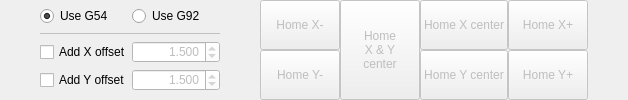
            <widget class="QWidget" name="gbDefineOriginXY" native="true">
             <property name="sizePolicy">
              <sizepolicy hsizetype="Preferred" vsizetype="Fixed">
               <horstretch>0</horstretch>
               <verstretch>0</verstretch>
              </sizepolicy>
             </property>
             <layout class="QGridLayout" name="gridLayout_9">
              <property name="leftMargin">
               <number>0</number>
              </property>
              <property name="topMargin">
               <number>0</number>
              </property>
              <property name="rightMargin">
               <number>0</number>
              </property>
              <property name="bottomMargin">
               <number>0</number>
              </property>
              <property name="spacing">
               <number>0</number>
              </property>
              <item row="0" column="0">
               <spacer name="horizontalSpacer_29">
                <property name="orientation">
                 <enum>Qt::Horizontal</enum>
                </property>
                <property name="sizeHint" stdset="0">
                 <size>
                  <width>40</width>
                  <height>20</height>
                 </size>
                </property>
               </spacer>
              </item>
              <item row="0" column="1">
               <widget class="QWidget" name="qwOffsetXY" native="true">
                <layout class="QGridLayout" name="gridLayout_13">
                 <property name="leftMargin">
                  <number>0</number>
                 </property>
                 <property name="topMargin">
                  <number>0</number>
                 </property>
                 <property name="rightMargin">
                  <number>0</number>
                 </property>
                 <property name="bottomMargin">
                  <number>0</number>
                 </property>
                 <property name="spacing">
                  <number>0</number>
                 </property>
                 <item row="0" column="0">
                  <widget class="QRadioButton" name="rbtDefineOriginXY_G54">
                   <property name="text">
                    <string>Use G54</string>
                   </property>
                   <property name="checked">
                    <bool>true</bool>
                   </property>
                  </widget>
                 </item>
                 <item row="0" column="1">
                  <widget class="QRadioButton" name="rbtDefineOriginXY_G92">
                   <property name="styleSheet">
                    <string notr="true"/>
                   </property>
                   <property name="text">
                    <string>Use G92</string>
                   </property>
                  </widget>
                 </item>
                 <item row="1" column="0" colspan="2">
                  <widget class="Line" name="line_2">
                   <property name="styleSheet">
                    <string notr="true">color: #c0c0c0</string>
                   </property>
                   <property name="frameShadow">
                    <enum>QFrame::Plain</enum>
                   </property>
                   <property name="orientation">
                    <enum>Qt::Horizontal</enum>
                   </property>
                  </widget>
                 </item>
                 <item row="2" column="0">
                  <widget class="QCheckBox" name="chkAddOffsetX">
                   <property name="toolTip">
                    <string>Add or subtract X offset to the probed point for the X origin definition.</string>
                   </property>
                   <property name="text">
                    <string>Add X offset</string>
                   </property>
                  </widget>
                 </item>
                 <item row="2" column="1">
                  <widget class="QDoubleSpinBox" name="dsbOriginOffsetX">
                   <property name="enabled">
                    <bool>false</bool>
                   </property>
                   <property name="maximumSize">
                    <size>
                     <width>16777215</width>
                     <height>23</height>
                    </size>
                   </property>
                   <property name="toolTip">
                    <string>Add or subtract X offset to the probed point for the X origin definition.</string>
                   </property>
                   <property name="styleSheet">
                    <string notr="true">background: palette(Base)</string>
                   </property>
                   <property name="alignment">
                    <set>Qt::AlignRight|Qt::AlignTrailing|Qt::AlignVCenter</set>
                   </property>
                   <property name="decimals">
                    <number>3</number>
                   </property>
                   <property name="minimum">
                    <double>-10000.000000000000000</double>
                   </property>
                   <property name="maximum">
                    <double>10000.000000000000000</double>
                   </property>
                   <property name="singleStep">
                    <double>0.100000000000000</double>
                   </property>
                   <property name="value">
                    <double>1.500000000000000</double>
                   </property>
                  </widget>
                 </item>
                 <item row="3" column="0">
                  <widget class="QCheckBox" name="chkAddOffsetY">
                   <property name="toolTip">
                    <string>Add or subtract Y offset to the probed point for the Y origin definition.</string>
                   </property>
                   <property name="text">
                    <string>Add Y offset</string>
                   </property>
                  </widget>
                 </item>
                 <item row="3" column="1">
                  <widget class="QDoubleSpinBox" name="dsbOriginOffsetY">
                   <property name="enabled">
                    <bool>false</bool>
                   </property>
                   <property name="maximumSize">
                    <size>
                     <width>16777215</width>
                     <height>23</height>
                    </size>
                   </property>
                   <property name="toolTip">
                    <string>Add or subtract Y offset to the probed point for the Y origin definition.</string>
                   </property>
                   <property name="styleSheet">
                    <string notr="true">background: palette(Base)</string>
                   </property>
                   <property name="alignment">
                    <set>Qt::AlignRight|Qt::AlignTrailing|Qt::AlignVCenter</set>
                   </property>
                   <property name="decimals">
                    <number>3</number>
                   </property>
                   <property name="minimum">
                    <double>-10000.000000000000000</double>
                   </property>
                   <property name="maximum">
                    <double>10000.000000000000000</double>
                   </property>
                   <property name="singleStep">
                    <double>0.100000000000000</double>
                   </property>
                   <property name="value">
                    <double>1.500000000000000</double>
                   </property>
                  </widget>
                 </item>
                </layout>
               </widget>
              </item>
              <item row="0" column="2">
               <spacer name="horizontalSpacer_30">
                <property name="orientation">
                 <enum>Qt::Horizontal</enum>
                </property>
                <property name="sizeHint" stdset="0">
                 <size>
                  <width>40</width>
                  <height>20</height>
                 </size>
                </property>
               </spacer>
              </item>
              <item row="0" column="3">
               <widget class="QWidget" name="qwCenterButtonsXY" native="true">
                <layout class="QGridLayout" name="gridLayout_15">
                 <property name="leftMargin">
                  <number>0</number>
                 </property>
                 <property name="topMargin">
                  <number>0</number>
                 </property>
                 <property name="rightMargin">
                  <number>0</number>
                 </property>
                 <property name="bottomMargin">
                  <number>0</number>
                 </property>
                 <property name="spacing">
                  <number>0</number>
                 </property>
                 <item row="0" column="0">
                  <widget class="QPushButton" name="btnHomeMoinsX">
                   <property name="enabled">
                    <bool>false</bool>
                   </property>
                   <property name="sizePolicy">
                    <sizepolicy hsizetype="Minimum" vsizetype="Preferred">
                     <horstretch>0</horstretch>
                     <verstretch>0</verstretch>
                    </sizepolicy>
                   </property>
                   <property name="cursor">
                    <cursorShape>PointingHandCursor</cursorShape>
                   </property>
                   <property name="text">
                    <string>Home X-</string>
                   </property>
                  </widget>
                 </item>
                 <item row="0" column="1" rowspan="2">
                  <widget class="QPushButton" name="btnHomeCenterXY">
                   <property name="enabled">
                    <bool>false</bool>
                   </property>
                   <property name="sizePolicy">
                    <sizepolicy hsizetype="Minimum" vsizetype="Minimum">
                     <horstretch>0</horstretch>
                     <verstretch>0</verstretch>
                    </sizepolicy>
                   </property>
                   <property name="cursor">
                    <cursorShape>PointingHandCursor</cursorShape>
                   </property>
                   <property name="text">
                    <string>Home
X &amp;&amp; Y
center</string>
                   </property>
                  </widget>
                 </item>
                 <item row="0" column="2">
                  <widget class="QPushButton" name="btnHomeCenterX">
                   <property name="enabled">
                    <bool>false</bool>
                   </property>
                   <property name="sizePolicy">
                    <sizepolicy hsizetype="Minimum" vsizetype="Preferred">
                     <horstretch>0</horstretch>
                     <verstretch>0</verstretch>
                    </sizepolicy>
                   </property>
                   <property name="cursor">
                    <cursorShape>PointingHandCursor</cursorShape>
                   </property>
                   <property name="text">
                    <string>Home X center</string>
                   </property>
                  </widget>
                 </item>
                 <item row="0" column="3">
                  <widget class="QPushButton" name="btnHomePlusX">
                   <property name="enabled">
                    <bool>false</bool>
                   </property>
                   <property name="sizePolicy">
                    <sizepolicy hsizetype="Minimum" vsizetype="Preferred">
                     <horstretch>0</horstretch>
                     <verstretch>0</verstretch>
                    </sizepolicy>
                   </property>
                   <property name="cursor">
                    <cursorShape>PointingHandCursor</cursorShape>
                   </property>
                   <property name="text">
                    <string>Home X+</string>
                   </property>
                  </widget>
                 </item>
                 <item row="1" column="0">
                  <widget class="QPushButton" name="btnHomeMoinsY">
                   <property name="enabled">
                    <bool>false</bool>
                   </property>
                   <property name="sizePolicy">
                    <sizepolicy hsizetype="Minimum" vsizetype="Preferred">
                     <horstretch>0</horstretch>
                     <verstretch>0</verstretch>
                    </sizepolicy>
                   </property>
                   <property name="cursor">
                    <cursorShape>PointingHandCursor</cursorShape>
                   </property>
                   <property name="text">
                    <string>Home Y-</string>
                   </property>
                  </widget>
                 </item>
                 <item row="1" column="2">
                  <widget class="QPushButton" name="btnHomeCenterY">
                   <property name="enabled">
                    <bool>false</bool>
                   </property>
                   <property name="sizePolicy">
                    <sizepolicy hsizetype="Minimum" vsizetype="Preferred">
                     <horstretch>0</horstretch>
                     <verstretch>0</verstretch>
                    </sizepolicy>
                   </property>
                   <property name="cursor">
                    <cursorShape>PointingHandCursor</cursorShape>
                   </property>
                   <property name="text">
                    <string>Home Y center</string>
                   </property>
                  </widget>
                 </item>
                 <item row="1" column="3">
                  <widget class="QPushButton" name="btnHomePlusY">
                   <property name="enabled">
                    <bool>false</bool>
                   </property>
                   <property name="sizePolicy">
                    <sizepolicy hsizetype="Minimum" vsizetype="Preferred">
                     <horstretch>0</horstretch>
                     <verstretch>0</verstretch>
                    </sizepolicy>
                   </property>
                   <property name="cursor">
                    <cursorShape>PointingHandCursor</cursorShape>
                   </property>
                   <property name="text">
                    <string>Home Y+</string>
                   </property>
                  </widget>
                 </item>
                </layout>
               </widget>
              </item>
              <item row="0" column="4">
               <spacer name="horizontalSpacer_31">
                <property name="orientation">
                 <enum>Qt::Horizontal</enum>
                </property>
                <property name="sizeHint" stdset="0">
                 <size>
                  <width>40</width>
                  <height>20</height>
                 </size>
                </property>
               </spacer>
              </item>
             </layout>
            </widget>
